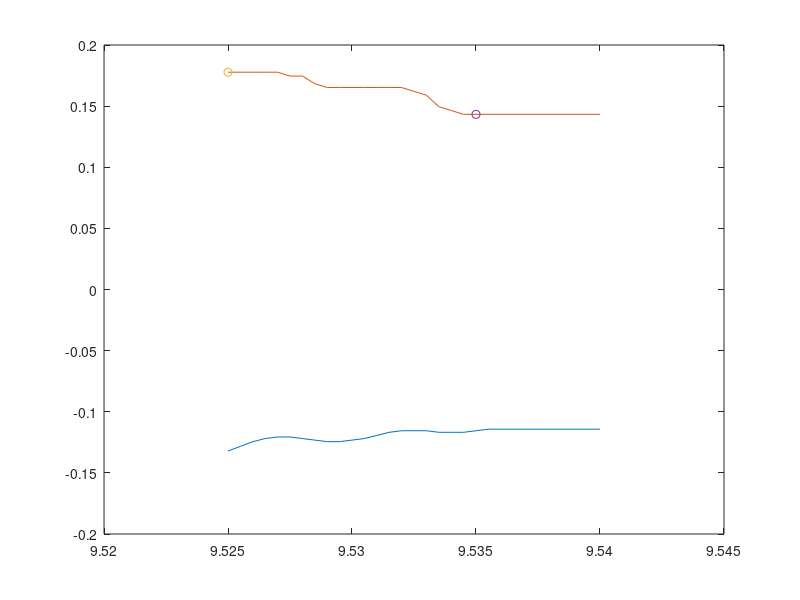

Here is the MATLAB script that generated this plot: (Note: this script raises an error after producing the figure.)
function MCCS_main_series_191030()
close all
clear all
fclose all;

% save figure?
SaveFig = 1

% 0: without, 1: average, 2: normalization between B and PSI,
% 3: normalization between B and PSI and between PSI_in and PSI_out
Normalization = 0;

% phase select (after merging: 1, 9950 us: 2, 9450 us: 3, 9530 us: 4, 8000 us: 5, 9510 us: 6, vacuum: 7)
select_phase = 6;

% L-curve iteration
Adopted_num = 50 : 1 : 55;
size_Adopted_num = size(Adopted_num);
assignin('base', 'Adopted_num', Adopted_num);

% input data
foldername_TF = '180528';
shotnum_TF = '001';
foldername = '180515';
shotnum = '010';

time_CCS = 9.525;
delTime = 0.005;
CCS_distance = 1000


f = fopen('CCS_center_position_180515010_modified.txt', 'r');
% f = fopen('CCS_center_position_180515009_modified.txt', 'r');
textscan(f,'%s',1,'Delimiter','\n');
for i = 1:31
    temp = textscan(f,'%s',1,'Delimiter','\n');
    temp_m = strsplit(temp{1}{1});
    time(i) = str2double(temp_m(1));
    CCSCenterZL(i) = str2double(temp_m(6));
    CCSCenterZU(i) = str2double(temp_m(7));
%     if 52 < i
%         CCSCenterZL(i) = CCSCenterZL(51);
%         CCSCenterZU(i) = CCSCenterZU(51);
%     end
end

figure
plot(time, CCSCenterZL)
hold on
plot(time, CCSCenterZU)

%%%%% Check here!!! %%%%%
% f1 = fopen('dummy.txt', 'w');
% f1 = fopen('ErrorBetweenReconstAnd2Darray_180515010_WithNormAndWeight_191120.txt', 'w');
% f1 = fopen('ErrorBetweenReconstAnd2Darray_180515010_WithAverageweight.txt', 'w');
% f1 = fopen('ErrorBetweenReconstAnd2Darray_180515010_WithNorm_191120.txt', 'w');
f1 = fopen('ErrorBetweenReconstAnd2Darray_180515010_Without_191120.txt', 'w');


fprintf(f1, 'time discrepancy_out discrepancy_in discrepancy_total AdptedNumForReconstruction\n');

    
TimeItrIdx_s = 1;
% TimeItrIdx_s = 49;
TimeItrIdx_e = 21;


hold on
plot(time(TimeItrIdx_s), CCSCenterZU(TimeItrIdx_s), 'o')
hold on
plot(time(TimeItrIdx_e), CCSCenterZU(TimeItrIdx_e), 'o')
% pause
for TimeItrIdx = TimeItrIdx_s : TimeItrIdx_e
    close all
            
    fprintf('iteration %i\n', TimeItrIdx)
    time_CCS = time(TimeItrIdx)

    xl = 0.35;
    xu = 0.35;

    [ITSKP,IT,AA,FF,NMAX,JMAX,n100,n50,NAPB,NFLX,NCCN,KNN,KSN,FC,FLXLP,BSNSR,GETA_YN,AUTO,AUTOINPUT,BZ_normalization_value,PSI_normalization_value] = CCS_UTST_L_curve_iteration_offline_data_input_190617_2(foldername_TF, shotnum_TF, foldername, shotnum, Adopted_num,xu,CCSCenterZU(TimeItrIdx),xl,CCSCenterZL(TimeItrIdx),time_CCS,select_phase,Normalization)

%     figure
%     subplot(1,2,1)
%     plot(FF(1:37))
%     subplot(1,2,2)
%     plot(FF(38:84))
%     pause
    
    for i = 1 : size_Adopted_num(2)
%         fclose('all');
        [C,W,U,V,FFOUT,XBFR,XMT,XGETA,GET] = SVD_MT_190623(ITSKP,IT,AA,FF,NMAX,JMAX,n100,n50,...
        0,0.0D0,NAPB,NFLX,NCCN,KNN,KSN,FC,FLXLP,BSNSR,GETA_YN,AUTO,AUTOINPUT, Adopted_num(i));
%     if AfterPhase == 0
%         CCS = 2;
%     else
%         CCS = 1;
%     end
        CCS = 2; % CCS�̐�
        NE = 3; % CCS�Z�N�V������
        size_FFOUT = size(FFOUT)

        half_norm = sqrt((sum((FFOUT).^2)));
        FF_reconst = AA(1 : 73 + CCS * NE * 3 -1, 1 : size_FFOUT(2)) * FFOUT';
        Error = FF_reconst - FF(1 : 73 + CCS * NE(1) * 3 -1)';
        Solution_norm = half_norm;
        Error_norm = sqrt(sum(Error.^2));

        SolNorm(i) = Solution_norm;
        ErrNorm(i) = Error_norm;
    end

    data_size = size(ErrNorm);
    for i = 2 : data_size(2) - 1 % �ŏ��ƍŌ�̓_�Ɋւ��Ă͋ȗ�����`�ł��Ȃ�
        vec1 = [ErrNorm(i - 1) - ErrNorm(i), SolNorm(i - 1) - SolNorm(i)]
        vec2 = [ErrNorm(i + 1) - ErrNorm(i), SolNorm(i + 1) - SolNorm(i)]
        kappa(i - 1) = acos(dot(vec1, vec2) / (norm(vec1) * norm(vec2))) * (180 / pi)
    end
    figure()
    plot(Adopted_num(2 : size_Adopted_num(2) - 1), kappa)
%     pause

    assignin('base','SolNorm',SolNorm);
    assignin('base','ErrNorm',ErrNorm);

    AdoptedNum = Adopted_num(2 : size_Adopted_num(2) - 1);
    [kappa_min, kappa_min_idx] = min(kappa);
    AdptedNumForReconstruction = AdoptedNum(kappa_min_idx);
    ANR(TimeItrIdx - TimeItrIdx_s + 1) = AdoptedNum(kappa_min_idx);

    [Error_2D_reconst_norm, CCR, CCZ, PSI_reconst, discrepancy, discrepancy_out, discrepancy_in] = MCCS_reconstruction_sub_2(select_phase, foldername, shotnum, foldername_TF, shotnum_TF, AdptedNumForReconstruction,xu,CCSCenterZU(TimeItrIdx),xl,CCSCenterZL(TimeItrIdx),time_CCS,Normalization,PSI_normalization_value)

    Discrepancy_out(TimeItrIdx - TimeItrIdx_s + 1) = discrepancy_out
    Discrepancy_in(TimeItrIdx - TimeItrIdx_s + 1) = discrepancy_in
    Discrepancy(TimeItrIdx - TimeItrIdx_s + 1) = discrepancy
    fprintf(f1, '%f %f %f %f %i\n', time_CCS, discrepancy_out, discrepancy_in, discrepancy, AdptedNumForReconstruction);

    assignin('base','PSI_reconst',PSI_reconst);
    assignin('base','CCR',CCR);
    assignin('base','CCZ',CCZ);

    f = figure()
    contourf(CCR , CCZ, PSI_reconst, 300);
    c = colorbar;
    c.Label.String = 'Poloidal flux [mWb]';
    caxis([-0.06 0.06]);
    xlabel({'R [m]'});
    ylabel({'Z [m]'});
    axis equal
    
    hold on
    MASK1 = dlmread('MASK1.txt');
    fill(MASK1(:,1),MASK1(:,2),'w')
    hold on
    fill(MASK1(:,1),-MASK1(:,2),'w')
    axis equal
    VV = dlmread('VacuumVesselMeshPoints.txt');
    PLOTW = 1
    if (PLOTW == 0)
        axis([min(VV(:,1)) max(VV(:,1)) -0.5 0.5])%min(VV(:,2)) max(VV(:,2))])
    elseif (PLOTW == 1)
        axis([min(VV(:,1)) max(VV(:,1)) min(VV(:,2)) max(VV(:,2))])%min(VV(:,2)) max(VV(:,2))])
        view(2)
    end
    
    
%     save('PSI_reconst_am_1911010', PSI_reconst)
    
%     pause

    if SaveFig == 0
        FigName = strcat('FIGS_191120/Flux_surface_', num2str(round(1000 * time_CCS)))
        FigName = strcat(FigName, '.png')
        saveas(f, FigName);
    end

%     time_CCS = time_CCS + delTime;
end % if TimeItrIdx == 1

figure()
plot(Discrepancy)
pause

figure()
plot(ErrNorm, SolNorm, 'o')
pause

figure()
for i = 1 : size_Adopted_num(2)
    plot(ErrNorm(i), SolNorm(i), 'o', 'DisplayName', num2str(Adopted_num(i)))
    hold on
end
legend










